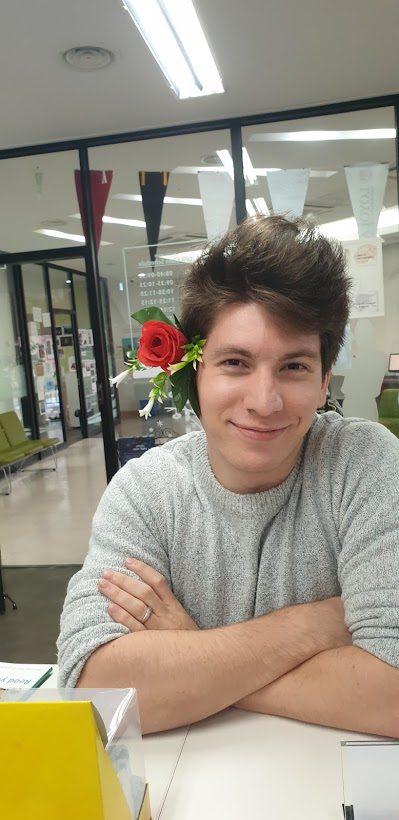
#> input picture img/spirit-week.jpg, 399 x 820 px
$ python 0505-hist-color.py
#> lines starting #> are read from the running program, lines starting #| are printed output that depends on the picture
# 0505.py
import cv2
import numpy as np
from matplotlib import pyplot as plt

src = cv2.imread('../../img/spirit-week.jpg')
#> src is the input picture: shape (820, 399, 3); mean B, G, R 129.5, 147.2, 155.4
histColor = ('b', 'g', 'r')

for i in range(3):
    hist = cv2.calcHist(images = [src], channels = [i], mask = None, histSize = [256], ranges = [0,256])
    plt.plot(hist, color = histColor[i])

plt.show()
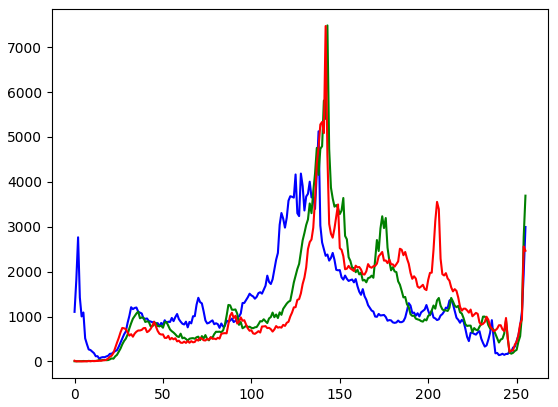
#> figure drawn by matplotlib, 1 panel; curve peaks at x = 138, y = 5125; curve peaks at x = 143, y = 7483; curve peaks at x = 142, y = 7469

$ run again, with img/basketball.jpg copied over img/spirit-week.jpg
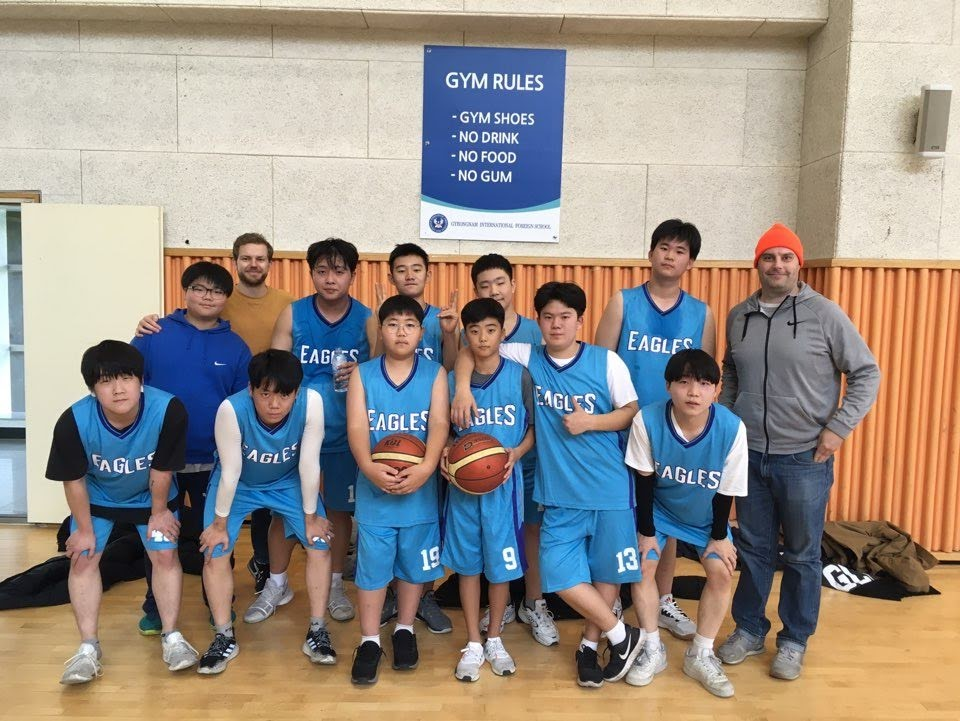
#> input picture img/basketball.jpg, 960 x 721 px
#> src is the input picture: shape (721, 960, 3); mean B, G, R 136.2, 144.1, 152.7
#> `plt.show()`:
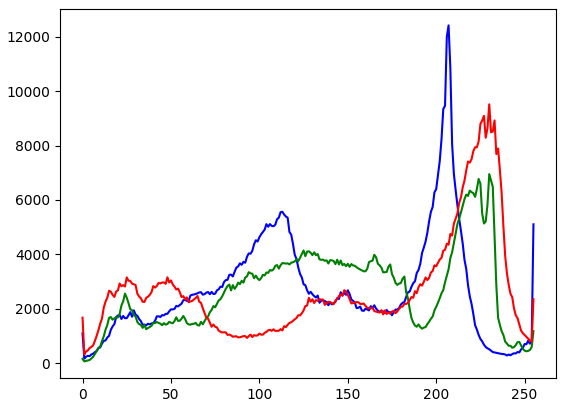
#> figure drawn by matplotlib, 1 panel; curve peaks at x = 207, y = 12410; curve peaks at x = 230, y = 6950; curve peaks at x = 230, y = 9512
